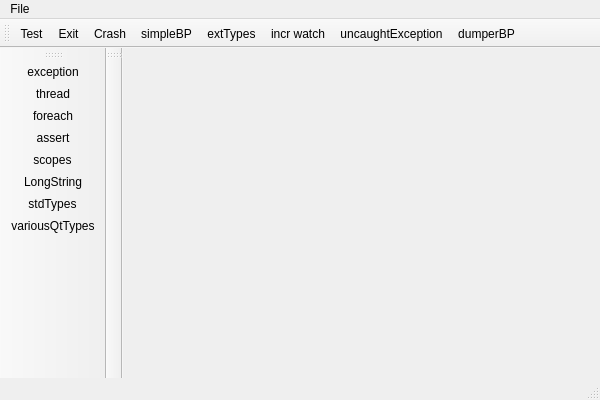
<?xml version="1.0" encoding="UTF-8"?>
<ui version="4.0">
 <class>MainWindowClass</class>
 <widget class="QMainWindow" name="MainWindowClass">
  <property name="geometry">
   <rect>
    <x>0</x>
    <y>0</y>
    <width>600</width>
    <height>400</height>
   </rect>
  </property>
  <property name="windowTitle">
   <string>MainWindow</string>
  </property>
  <widget class="QWidget" name="centralWidget"/>
  <widget class="QMenuBar" name="menuBar">
   <property name="geometry">
    <rect>
     <x>0</x>
     <y>0</y>
     <width>600</width>
     <height>26</height>
    </rect>
   </property>
   <widget class="QMenu" name="menuFile">
    <property name="title">
     <string>File</string>
    </property>
    <addaction name="actionExit"/>
    <addaction name="actionDialog"/>
    <addaction name="actionCrash"/>
   </widget>
   <addaction name="menuFile"/>
  </widget>
  <widget class="QToolBar" name="mainToolBar">
   <attribute name="toolBarArea">
    <enum>LeftToolBarArea</enum>
   </attribute>
   <attribute name="toolBarBreak">
    <bool>false</bool>
   </attribute>
   <addaction name="actionException"/>
   <addaction name="actionThread"/>
   <addaction name="actionForeach"/>
   <addaction name="actionAssert"/>
   <addaction name="actionScopes"/>
   <addaction name="actionLongString"/>
   <addaction name="actionStdTypes"/>
   <addaction name="actionVariousQtTypes"/>
  </widget>
  <widget class="QStatusBar" name="statusBar"/>
  <widget class="QToolBar" name="toolBar">
   <property name="windowTitle">
    <string>toolBar</string>
   </property>
   <attribute name="toolBarArea">
    <enum>TopToolBarArea</enum>
   </attribute>
   <attribute name="toolBarBreak">
    <bool>false</bool>
   </attribute>
   <addaction name="actionDialog"/>
   <addaction name="actionExit"/>
   <addaction name="actionCrash"/>
   <addaction name="actionSimpleBP"/>
   <addaction name="actionExtTypes"/>
   <addaction name="actionIncr_watch"/>
   <addaction name="actionUncaughtException"/>
   <addaction name="actionDumperBP"/>
  </widget>
  <widget class="QToolBar" name="toolBar_2">
   <property name="windowTitle">
    <string>toolBar_2</string>
   </property>
   <attribute name="toolBarArea">
    <enum>LeftToolBarArea</enum>
   </attribute>
   <attribute name="toolBarBreak">
    <bool>true</bool>
   </attribute>
  </widget>
  <action name="actionExit">
   <property name="text">
    <string>Exit</string>
   </property>
   <property name="shortcut">
    <string>Ctrl+Q</string>
   </property>
  </action>
  <action name="actionDialog">
   <property name="text">
    <string>Test</string>
   </property>
  </action>
  <action name="actionCrash">
   <property name="text">
    <string>Crash</string>
   </property>
  </action>
  <action name="actionSimpleBP">
   <property name="text">
    <string>simpleBP</string>
   </property>
  </action>
  <action name="actionIncr_watch">
   <property name="text">
    <string>incr watch</string>
   </property>
  </action>
  <action name="actionThread">
   <property name="text">
    <string>thread</string>
   </property>
  </action>
  <action name="actionException">
   <property name="text">
    <string>exception</string>
   </property>
  </action>
  <action name="actionUncaughtException">
   <property name="text">
    <string>uncaughtException</string>
   </property>
  </action>
  <action name="actionDumperBP">
   <property name="text">
    <string>dumperBP</string>
   </property>
  </action>
  <action name="actionExtTypes">
   <property name="text">
    <string>extTypes</string>
   </property>
  </action>
  <action name="actionForeach">
   <property name="text">
    <string>foreach</string>
   </property>
  </action>
  <action name="actionAssert">
   <property name="text">
    <string>assert</string>
   </property>
  </action>
  <action name="actionScopes">
   <property name="text">
    <string>scopes</string>
   </property>
  </action>
  <action name="actionLongString">
   <property name="text">
    <string>LongString</string>
   </property>
  </action>
  <action name="actionStdTypes">
   <property name="text">
    <string>stdTypes</string>
   </property>
  </action>
  <action name="actionVariousQtTypes">
   <property name="text">
    <string>variousQtTypes</string>
   </property>
  </action>
 </widget>
 <layoutdefault spacing="6" margin="11"/>
 <resources/>
 <connections>
  <connection>
   <sender>actionExit</sender>
   <signal>triggered()</signal>
   <receiver>MainWindowClass</receiver>
   <slot>close()</slot>
   <hints>
    <hint type="sourcelabel">
     <x>-1</x>
     <y>-1</y>
    </hint>
    <hint type="destinationlabel">
     <x>299</x>
     <y>199</y>
    </hint>
   </hints>
  </connection>
  <connection>
   <sender>MainWindowClass</sender>
   <signal>iconSizeChanged(QSize)</signal>
   <receiver>MainWindowClass</receiver>
   <slot>hide()</slot>
   <hints>
    <hint type="sourcelabel">
     <x>75</x>
     <y>146</y>
    </hint>
    <hint type="destinationlabel">
     <x>259</x>
     <y>266</y>
    </hint>
   </hints>
  </connection>
 </connections>
</ui>
